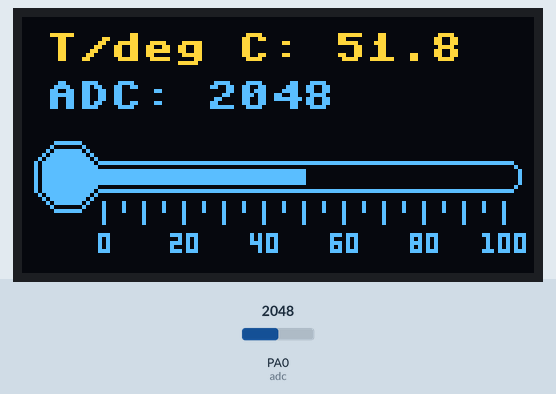
Recording of a program running on a simulated pyboard running MicroPython. On the bench: 128×64 one-colour display. Inputs (shaded band) come from the test bench; at power-on: PA0 (adc) = 2048 (analog values on the 0–4095 scale). The OLED is the two-colour kind (top 16 rows yellow); library files of the repository ran but are not shown: SH1107.py; what the program prints to the serial console is not drawn.

Above: at 1.2 s.
1.3 s: PA0 (adc) set to 2866
At 2.4 s:
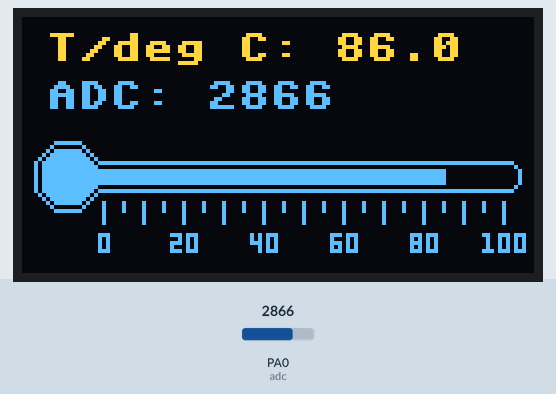
3.0 s: PA0 (adc) set to 3603
At 4.6 s:
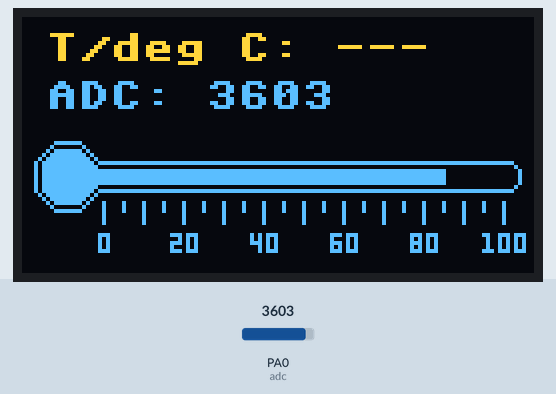
4.9 s: PA0 (adc) set to 1228
At 5.9 s:
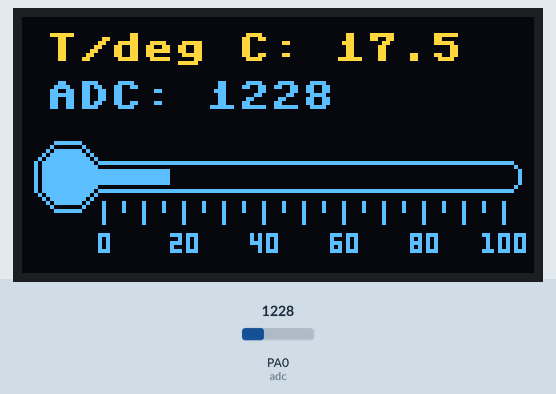
Timing chart, 0 to 7.9 s (numbered marks = the images above; inputs shaded):
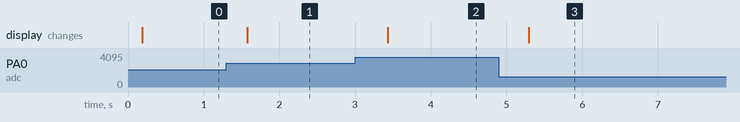

The program:

main.py
```python
from pyb import Pin, ADC
from machine import I2C
from SH1107 import OLED
from utime import sleep_ms, sleep_us
import framebuf


background = framebuf.FrameBuffer(bytearray(
    b'\x00\x00\x00\x00\x00\x00\x00\x00\x00\x00\x00\x00\x00\x00\x00\x00\x00\x7f\x00\x00\x00\x00\x00\x00\x00\x00\x00\x00\x00\x00\x00\x00'
    b'\x80\x80\x00\x00\x00\x00\x00\x00\x00\x00\x00\x00\x00\x00\x00\x00\x40\x7f\x01\x00\x00\x00\x00\x00\x00\x00\x00\x00\x00\x00\x00\x00'
    b'\xa0\xff\x02\x00\x00\x00\x00\x00\x00\x00\x00\x00\x00\x00\x00\x00\xd0\xff\x05\x00\x00\x00\x00\x00\x00\x00\x00\x00\x00\x00\x00\x00'
    b'\xe8\xff\xfb\xff\xff\xff\xff\xff\xff\xff\xff\xff\xff\xff\xff\x07\xe8\xff\x07\x00\x00\x00\x00\x00\x00\x00\x00\x00\x00\x00\x00\x08'
    b'\xe8\xff\x0f\x00\x00\x00\x00\x00\x00\x00\x00\x00\x00\x00\x00\x10\xe8\xff\x0f\x00\x00\x00\x00\x00\x00\x00\x00\x00\x00\x00\x00\x10'
    b'\xe8\xff\x0f\x00\x00\x00\x00\x00\x00\x00\x00\x00\x00\x00\x00\x10\xe8\xff\x0f\x00\x00\x00\x00\x00\x00\x00\x00\x00\x00\x00\x00\x10'
    b'\xe8\xff\x07\x00\x00\x00\x00\x00\x00\x00\x00\x00\x00\x00\x00\x08\xe8\xff\xfb\xff\xff\xff\xff\xff\xff\xff\xff\xff\xff\xff\xff\x07'
    b'\xd0\xff\x05\x00\x00\x00\x00\x00\x00\x00\x00\x00\x00\x00\x00\x00\xa0\xff\x02\x00\x00\x00\x00\x00\x00\x00\x00\x00\x00\x00\x00\x00'
    b'\x40\x7f\x11\x42\x08\x21\x84\x10\x42\x08\x21\x84\x10\x42\x08\x01\x80\x80\x10\x42\x08\x21\x84\x10\x42\x08\x21\x84\x10\x42\x08\x01'
    b'\x00\x7f\x10\x42\x08\x21\x84\x10\x42\x08\x21\x84\x10\x42\x08\x01\x00\x00\x10\x40\x00\x01\x04\x10\x40\x00\x01\x04\x10\x40\x00\x01'
    b'\x00\x00\x10\x40\x00\x01\x04\x10\x40\x00\x01\x04\x10\x40\x00\x01\x00\x00\x10\x40\x00\x01\x04\x10\x40\x00\x01\x04\x10\x40\x00\x01'
    b'\x00\x00\x00\x00\x00\x00\x00\x00\x00\x00\x00\x00\x00\x00\x00\x00\x00\x00\x00\x00\x00\x00\x00\x00\x00\x00\x00\x00\x00\x00\x00\x00'
    b'\x00\x00\x38\x00\xe0\x0e\x00\xea\x00\xe0\x0e\x00\xee\x00\x98\x3b\x00\x00\x28\x00\x80\x0a\x00\xaa\x00\x20\x0a\x00\xaa\x00\x90\x2a'
    b'\x00\x00\x28\x00\xe0\x0a\x00\xae\x00\xe0\x0a\x00\xae\x00\x90\x2a\x00\x00\x28\x00\x20\x0a\x00\xa8\x00\xa0\x0a\x00\xaa\x00\x90\x2a'
    b'\x00\x00\x38\x00\xe0\x0e\x00\xe8\x00\xe0\x0e\x00\xee\x00\xb8\x3b\x00\x00\x00\x00\x00\x00\x00\x00\x00\x00\x00\x00\x00\x00\x00\x00'),
    128, 30, framebuf.MONO_HMSB)


TWI = I2C(scl = 'PB9', sda = 'PB8', freq = 400000)

oled = OLED(TWI)

adc = ADC(Pin('A0'))


def map_value(v, x_min, x_max, y_min, y_max):
    return (y_min + (((y_max - y_min) / (x_max - x_min)) * (v - x_min)))


def get_adc_avg():
    samples = 64
    temp = 0

    while(samples > 0):
        temp += adc.read()
        sleep_us(100)
        samples -= 1

    temp >>= 6

    return temp


oled.fill(oled.BLACK)
oled.show()


while(True):
    adc_value = get_adc_avg()

    t = map_value(adc_value, 810, 3200, 0, 100)

    if((t >= 0) and (t <= 100)):
        t_str = "T/deg C: " + str("%3.1f" %t)
    else:
        t_str = "T/deg C: ---"

    oled.fill(oled.BLACK)
    oled.text(t_str, 6, 4, oled.WHITE)
    oled.text("ADC: " + str("%4u" %adc_value), 6, 16, oled.WHITE)
    oled.blit(background, 0, 30)
    l = int(map_value(t, 0, 100, 0, 100))
    oled.fill_rect(20, 38, l, 4, oled.WHITE)
    oled.show()
    print(t_str)
    sleep_ms(400)
```

Measured:
- after the input at 1.3 s, the display: changes after 0.27 s (image 1)
- after the input at 3.0 s, the display: changes after 0.43 s (image 2)
- after the input at 4.9 s, the display: changes after 0.39 s (image 3)
